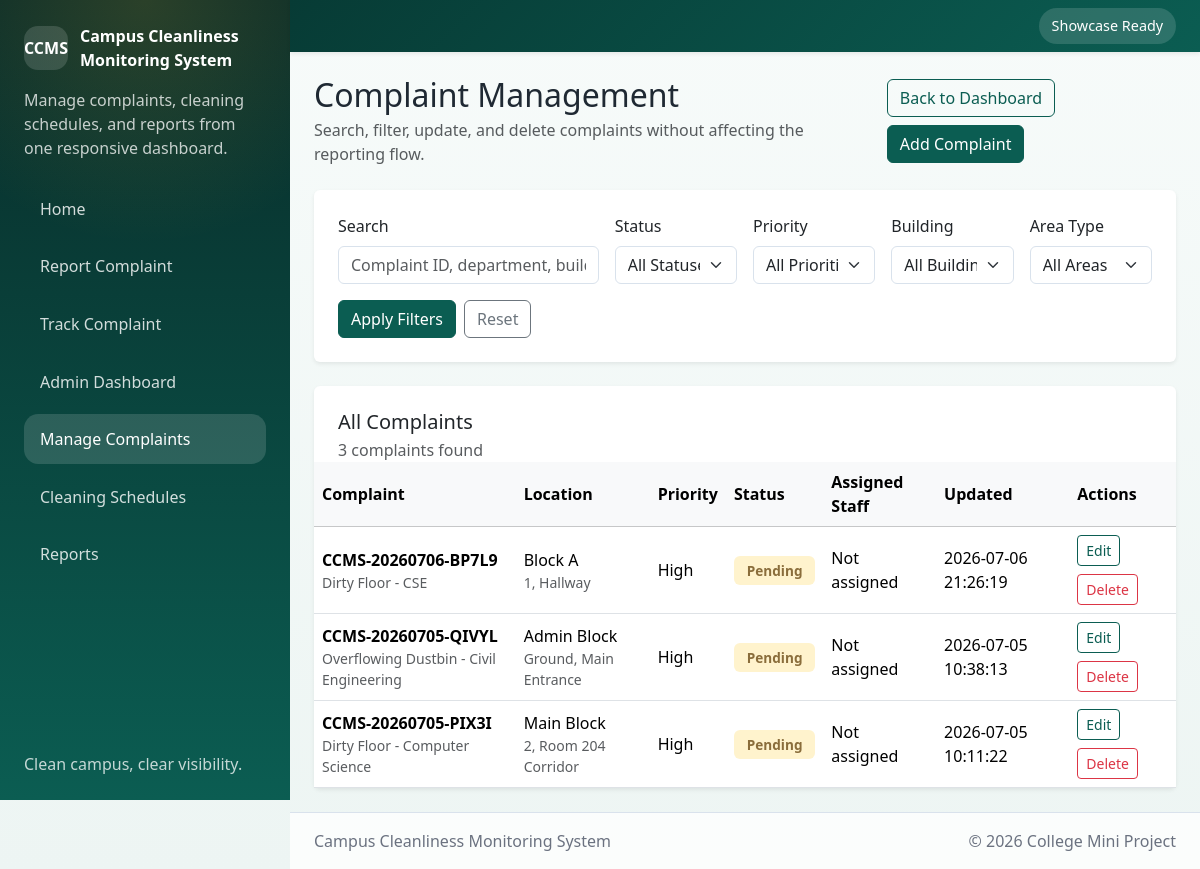
Page /admin/complaints on the earlier database version.
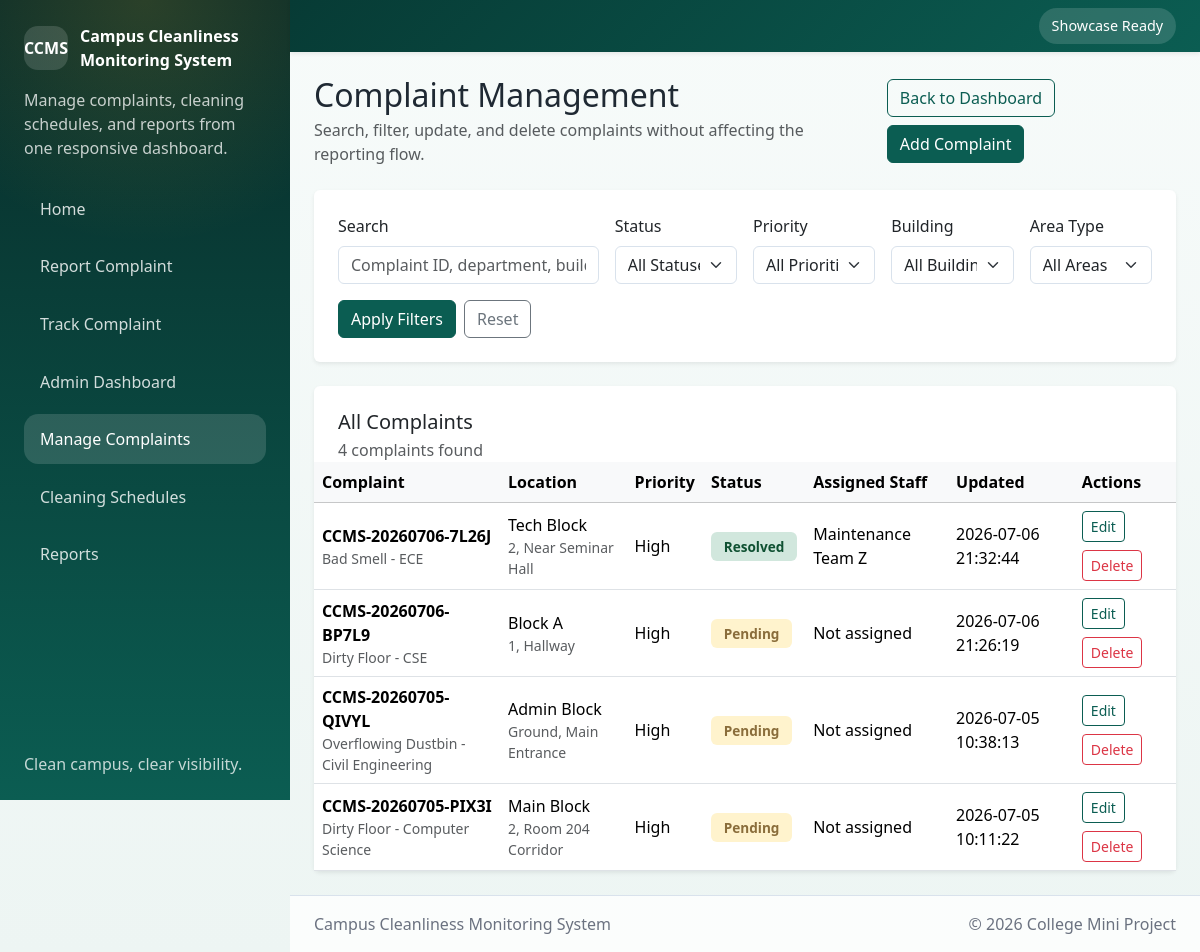
Same page on the later database version.
### tables this page shows
CREATE TABLE complaints (
            id INTEGER PRIMARY KEY AUTOINCREMENT,
            complaint_id TEXT UNIQUE NOT NULL,
            reporter_name TEXT,
            department TEXT NOT NULL,
            role TEXT NOT NULL,
            building TEXT NOT NULL,
            floor TEXT NOT NULL,
            location TEXT NOT NULL,
            area_type TEXT NOT NULL,
            issue_category TEXT NOT NULL,
            priority TEXT NOT NULL,
            description TEXT NOT NULL,
            image TEXT,
            status TEXT NOT NULL DEFAULT 'Pending',
            assigned_staff TEXT,
            remarks TEXT,
            created_at TEXT NOT NULL,
            updated_at TEXT NOT NULL
        , resolved_at TEXT);

### app.py (the view)
@app.route("/admin/complaints")
def manage_complaints():
    filters = build_management_filters(request.args)
    try:
        page = int(request.args.get("page", 1))
    except ValueError:
        page = 1
    complaints, total, total_pages, current_page = fetch_management_complaints(filters, page, per_page=10)
    filter_options = get_filter_options()
    return render_template(
        "manage_complaints.html",
        complaints=complaints,
        filters=filters,
        filter_options=filter_options,
        status_options=STATUS_OPTIONS,
        priority_options=PRIORITY_OPTIONS,
        total=total,
        total_pages=total_pages,
        current_page=current_page,
    )

### app.py (called while the page is built)
def get_db():
    if "db" not in g:
        g.db = sqlite3.connect(DATABASE)
        g.db.row_factory = sqlite3.Row
    return g.db

def get_filter_options():
    db = get_db()
    buildings = db.execute(
        "SELECT DISTINCT building FROM complaints WHERE building IS NOT NULL AND building != '' ORDER BY building"
    ).fetchall()
    area_types = db.execute(
        "SELECT DISTINCT area_type FROM complaints WHERE area_type IS NOT NULL AND area_type != '' ORDER BY area_type"
    ).fetchall()
    return {
        "buildings": [row["building"] for row in buildings],
        "area_types": [row["area_type"] for row in area_types],
    }

def build_management_filters(args):
    return {
        "search": args.get("search", "").strip(),
        "status": args.get("status", "").strip(),
        "priority": args.get("priority", "").strip(),
        "building": args.get("building", "").strip(),
        "area_type": args.get("area_type", "").strip(),
    }

@app.context_processor
def inject_now():
    return {
        "current_year": datetime.now().year,
        "status_options": STATUS_OPTIONS,
    }

@app.teardown_appcontext
def teardown_db(error):
    close_db(error)

### templates/manage_complaints.html (shortened to what this page needs)
{% extends "base.html" %}
{% block content %}
<div class="d-flex flex-column flex-md-row justify-content-between align-items-md-center gap-3 mb-4">
    <div>
        <h1 class="h2 mb-1">Complaint Management</h1>
        <p class="text-muted mb-0">Search, filter, update, and delete complaints without affecting the reporting flow.</p>
    </div>
    <div class="d-flex flex-wrap gap-2">
        <a href="{{ url_for('admin_dashboard') }}" class="btn btn-outline-primary">Back to Dashboard</a>
        <a href="{{ url_for('report_complaint') }}" class="btn btn-primary">Add Complaint</a>
    </div>
</div>
<section class="card shadow-sm border-0 mb-4">
    <div class="card-body p-4">
        <form method="get" class="row g-3">
            <div class="col-lg-4">
                <label for="search" class="form-label">Search</label>
                <input type="text" class="form-control" id="search" name="search" value="{{ filters.search }}" placeholder="Complaint ID, department, building, location">
            </div>
            <div class="col-md-6 col-lg-2">
                <label for="status" class="form-label">Status</label>
                <select class="form-select" id="status" name="status">
                    <option value="">All Statuses</option>
                </select>
            </div>
            <div class="col-md-6 col-lg-2">
                <label for="priority" class="form-label">Priority</label>
                <select class="form-select" id="priority" name="priority">
                    <option value="">All Priorities</option>
                </select>
            </div>
            <div class="col-md-6 col-lg-2">
                <label for="building" class="form-label">Building</label>
                <select class="form-select" id="building" name="building">
                    <option value="">All Buildings</option>
                </select>
            </div>
            <div class="col-md-6 col-lg-2">
                <label for="area_type" class="form-label">Area Type</label>
                <select class="form-select" id="area_type" name="area_type">
                    <option value="">All Areas</option>
                </select>
            </div>
            <div class="col-12 d-flex flex-wrap gap-2">
                <button type="submit" class="btn btn-primary">Apply Filters</button>
                <a href="{{ url_for('manage_complaints') }}" class="btn btn-outline-secondary">Reset</a>
            </div>
        </form>
    </div>
</section>
<section class="card shadow-sm border-0">
    <div class="card-body p-0">
        <div class="d-flex flex-column flex-md-row justify-content-between align-items-md-center gap-2 p-4 pb-0">
            <div>
                <h2 class="h5 mb-1">All Complaints</h2>
                <p class="text-muted mb-0">{{ total }} complaint{{ '' if total == 1 else 's' }} found</p>
            </div>
        </div>
        {% set query_string = request.query_string.decode() %}
        <div class="table-responsive">
            <table class="table table-hover align-middle mb-0">
                <thead class="table-light">
                    <tr>
                        <th>Complaint</th>
                        <th>Location</th>
                        <th>Priority</th>
                        <th>Status</th>
                        <th>Assigned Staff</th>
                        <th>Updated</th>
                        <th>Actions</th>
                    </tr>
                </thead>
                <tbody>
                    {% if complaints %}
                        {% for complaint in complaints %}
                            <tr>
                                <td>
                                    <div class="fw-semibold">{{ complaint["complaint_id"] }}</div>
                                    <div class="small text-muted">{{ complaint["issue_category"] }} - {{ complaint["department"] }}</div>
                                </td>
                                <td>
                                    <div>{{ complaint["building"] }}</div>
                                    <div class="small text-muted">{{ complaint["floor"] }}, {{ complaint["location"] }}</div>
                                </td>
                                <td>{{ complaint["priority"] }}</td>
                                <td><span class="badge status-badge status-{{ complaint['status']|lower|replace(' ', '-') }}">{{ complaint["status"] }}</span></td>
                                <td>{{ complaint["assigned_staff"] or "Not assigned" }}</td>
                                <td>{{ complaint["updated_at"] }}</td>
                                <td>
                                    <div class="d-flex flex-wrap gap-2">
                                        <button type="button" class="btn btn-sm btn-outline-primary" data-bs-toggle="modal" data-bs-target="#editComplaintModal{{ complaint['id'] }}">
                                            Edit
                                        </button>
                                        <form method="post" action="{{ url_for('delete_complaint', complaint_id=complaint['complaint_id']) }}{% if query_string %}?{{ query_string }}{% endif %}" class="d-inline delete-complaint-form">
                                            <button type="submit" class="btn btn-sm btn-outline-danger">Delete</button>
                                        </form>
                                    </div>
                                </td>
                            </tr>
                        {% endfor %}
                    {% else %}
                        <tr>
                            <td colspan="7" class="text-center py-5 text-muted">No complaints matched the selected filters.</td>
                        </tr>
                    {% endif %}
                </tbody>
            </table>
        </div>
    </div>
</section>
{% endblock %}

### templates/base.html (shortened to what this page needs)
<!doctype html>
<html lang="en">
<head>
    <link href="https://cdn.jsdelivr.net/npm/bootstrap@5.3.3/dist/css/bootstrap.min.css" rel="stylesheet">
    <link rel="stylesheet" href="{{ url_for('static', filename='css/style.css') }}">
</head>
<body>
    {% set nav_items = [
        ('home', 'Home', url_for('home')),
        ('report_complaint', 'Report Complaint', url_for('report_complaint')),
        ('track_complaint', 'Track Complaint', url_for('track_complaint')),
        ('admin_dashboard', 'Admin Dashboard', url_for('admin_dashboard')),
        ('manage_complaints', 'Manage Complaints', url_for('manage_complaints')),
        ('manage_schedules', 'Cleaning Schedules', url_for('manage_schedules')),
        ('reports', 'Reports', url_for('reports'))
    ] %}
    <div class="app-shell">
        <aside class="sidebar-panel d-none d-lg-flex">
            <div>
                <a class="sidebar-brand" href="{{ url_for('home') }}">
                    <span class="sidebar-brand-badge">CCMS</span>
                    <span>Campus Cleanliness Monitoring System</span>
                </a>
                <p class="sidebar-text mt-3 mb-4">Manage complaints, cleaning schedules, and reports from one responsive dashboard.</p>
                <nav class="nav flex-column gap-2">
                    {% for endpoint, label, href in nav_items %}
                        <a class="sidebar-link {% if request.endpoint == endpoint %}active{% endif %}" href="{{ href }}">{{ label }}</a>
                    {% endfor %}
                </nav>
            </div>
            <div class="sidebar-footer">
                <span>Clean campus, clear visibility.</span>
            </div>
        </aside>
        <div class="content-panel">
            <nav class="navbar navbar-expand-lg top-navbar shadow-sm">
                <div class="container-fluid px-3 px-lg-4">
                    <div class="ms-auto d-flex align-items-center gap-3">
                        <span class="topbar-chip">Showcase Ready</span>
                    </div>
                </div>
            </nav>
            <main class="py-4">
                <div class="container-fluid px-3 px-lg-4">
                    {% block content %}{% endblock %}
                </div>
            </main>
            <footer class="site-footer py-3 mt-auto">
                <div class="container-fluid px-3 px-lg-4 d-flex flex-column flex-md-row justify-content-between align-items-center gap-2">
                    <span>Campus Cleanliness Monitoring System</span>
                    <span>&copy; {{ current_year }} College Mini Project</span>
                </div>
            </footer>
        </div>
    </div>
</body>
</html>

### static/css/style.css (style rules this page uses)
:root { --primary-color: #0b5d52; --primary-dark: #073b35; --secondary-color: #f4f7f6; --accent-color: #f0b429; --text-color: #1f2933; --muted-color: #6b7280; --border-color: #d9e2ec; }
body { background: linear-gradient(180deg, #f7fbfa 0%, #edf5f3 100%); color: var(--text-color); min-height: 100vh; }
.app-shell { min-height: 100vh; display: flex; }
.sidebar-panel { width: 290px; background: radial-gradient(circle at top, rgba(240, 180, 41, 0.15), transparent 30%), linear-gradient(180deg, #082c29, #0b5d52); color: #fff; padding: 1.5rem; flex-direction: column; justify-content: space-between; position: sticky; top: 0; height: 100vh; }
.sidebar-brand { color: #fff; text-decoration: none; font-weight: 700; display: flex; align-items: center; gap: 0.75rem; }
.sidebar-brand-badge { width: 44px; height: 44px; border-radius: 14px; display: inline-flex; align-items: center; justify-content: center; background: rgba(255, 255, 255, 0.14); }
.sidebar-link { color: rgba(255, 255, 255, 0.82); text-decoration: none; padding: 0.8rem 1rem; border-radius: 0.9rem; transition: all 0.2s ease; }
.sidebar-link:hover, .sidebar-link.active { color: #fff; background: rgba(255, 255, 255, 0.14); }
.sidebar-text, .sidebar-footer { color: rgba(255, 255, 255, 0.76); }
.content-panel { flex: 1; display: flex; flex-direction: column; min-width: 0; }
.top-navbar { background: linear-gradient(135deg, var(--primary-dark), var(--primary-color)); }
.topbar-chip { background: rgba(255, 255, 255, 0.14); color: #fff; padding: 0.45rem 0.8rem; border-radius: 999px; font-size: 0.9rem; }
.form-card .form-control, .form-card .form-select, #complaint_id, .form-control, .form-select { border-color: var(--border-color); }
.btn-primary { background-color: var(--primary-color); border-color: var(--primary-color); }
.btn-outline-primary { color: var(--primary-color); border-color: var(--primary-color); }
.status-badge { font-size: 0.85rem; padding: 0.5rem 0.8rem; }
.status-pending { background-color: #fff3cd; color: #8a6d3b; }
.status-resolved { background-color: #d1e7dd; color: #0f5132; }
.site-footer { border-top: 1px solid var(--border-color); color: var(--muted-color); background: rgba(255, 255, 255, 0.8); }
.table td, .table th { vertical-align: middle; }

Differences in the rows shown:
added complaints: complaint_id "CCMS-20260706-7L26J", issue_category "Bad Smell", department "ECE", building "Tech Block", floor "2", location "Near Seminar Hall", priority "High", status "Resolved", assigned_staff "Maintenance Team Z", updated_at "2026-07-06 21:32:44"
Other differences:
{{ total }}: "3" → "4"
